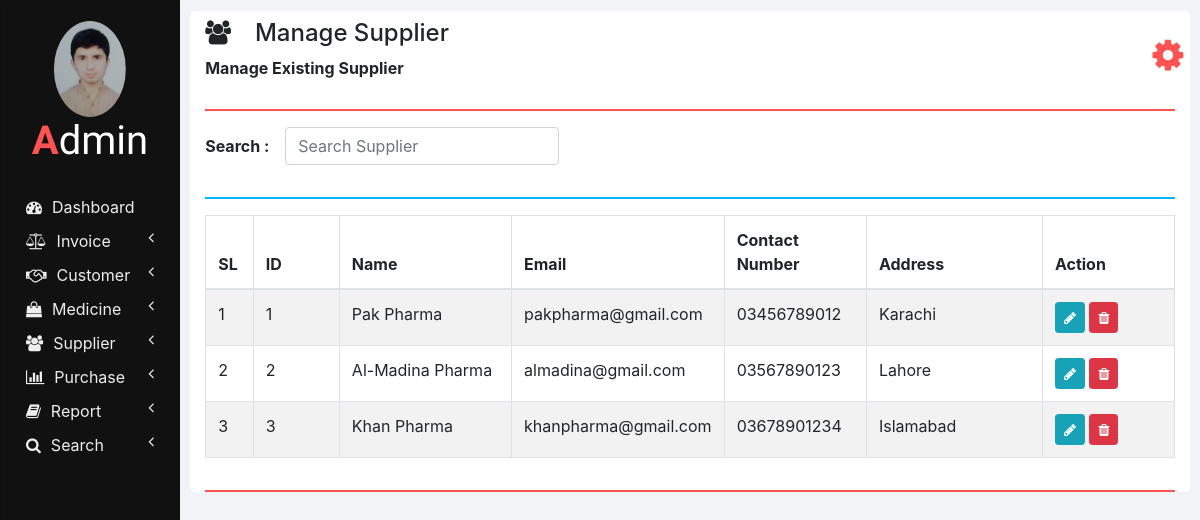
Page /manage_supplier.php on the committed database.
### tables this page shows
CREATE TABLE IF NOT EXISTS suppliers (
  ID INT AUTO_INCREMENT PRIMARY KEY,
  NAME VARCHAR(100) NOT NULL,
  EMAIL VARCHAR(100) NOT NULL,
  CONTACT_NUMBER VARCHAR(15) NOT NULL,
  ADDRESS VARCHAR(255) NOT NULL
);

### php/manage_supplier.php (the view, shortened to what this page needs)
<?php
require "db_connection.php";
function showSuppliers($id = 0) {
    global $con;
    if ($con) {
        $seq_no = 0;
        $query = "SELECT * FROM suppliers";
        $result = mysqli_query($con, $query);
        while ($row = mysqli_fetch_array($result)) {
            $seq_no++;
            if ($row['ID'] == $id) {
                showEditOptionsRow($seq_no, $row);
            } else {
                showSupplierRow($seq_no, $row);
            }
        }
    }
}
function showSupplierRow($seq_no, $row) {
    ?>
    <tr>
        <td><?php echo $seq_no; ?></td>
        <td><?php echo $row['ID'] ?></td>
        <td><?php echo $row['NAME']; ?></td>
        <td><?php echo isset($row['EMAIL']) ? $row['EMAIL'] : 'N/A'; ?></td>
        <td><?php echo $row['CONTACT_NUMBER']; ?></td>
        <td><?php echo $row['ADDRESS']; ?></td>
        <td>
            <button class="btn btn-info btn-sm" onclick="editSupplier(<?php echo $row['ID']; ?>);">
                <i class="fa fa-pencil"></i>
            </button>
            <button class="btn btn-danger btn-sm" onclick="deleteSupplier(<?php echo $row['ID']; ?>);">
                <i class="fa fa-trash"></i>
            </button>
        </td>
    </tr>
    <?php
}
    ?>

### css/sidenav.css (style rules this page uses)
body { background-color: #f1f3f6; }
.sidenav { width: 15%; height: 100vh; background-color: #222222; position: fixed; z-index: 1; flex: 1 0 auto; }
.card { width: 100%; height: 100%; top: 0; border-radius: 0; background-color: #111111; }
.logo .logo-caption { font-family: 'Poiret One', cursive; color: #ffffff; text-align: center; margin-bottom: 25px; }
.logo .profile { margin-left: 50%; border-radius: 50%; transform: translate(-50%); }
.logo .tweak { color: #ff5252; font-weight: bold; }
.main-menu-item { padding: 5px 5px; cursor: pointer; }
.main-menu-item > a { color: #eeeeee; text-decoration: none; font-size: 16px; }
.main-menu-item > a > span { margin-left: 10px; }

### css/home.css (style rules this page uses)
html, body { height: 100vh; }

### rows in the picture
suppliers: seq_no "1", ID "1", NAME "Pak Pharma", EMAIL "pakpharma@gmail.com", CONTACT_NUMBER "03456789012", ADDRESS "Karachi"
suppliers: seq_no "2", ID "2", NAME "Al-Madina Pharma", EMAIL "almadina@gmail.com", CONTACT_NUMBER "03567890123", ADDRESS "Lahore"
suppliers: seq_no "3", ID "3", NAME "Khan Pharma", EMAIL "khanpharma@gmail.com", CONTACT_NUMBER "03678901234", ADDRESS "Islamabad"

### other values in the picture
$heading "Manage Supplier"
$sub_heading "Manage Existing Supplier"
